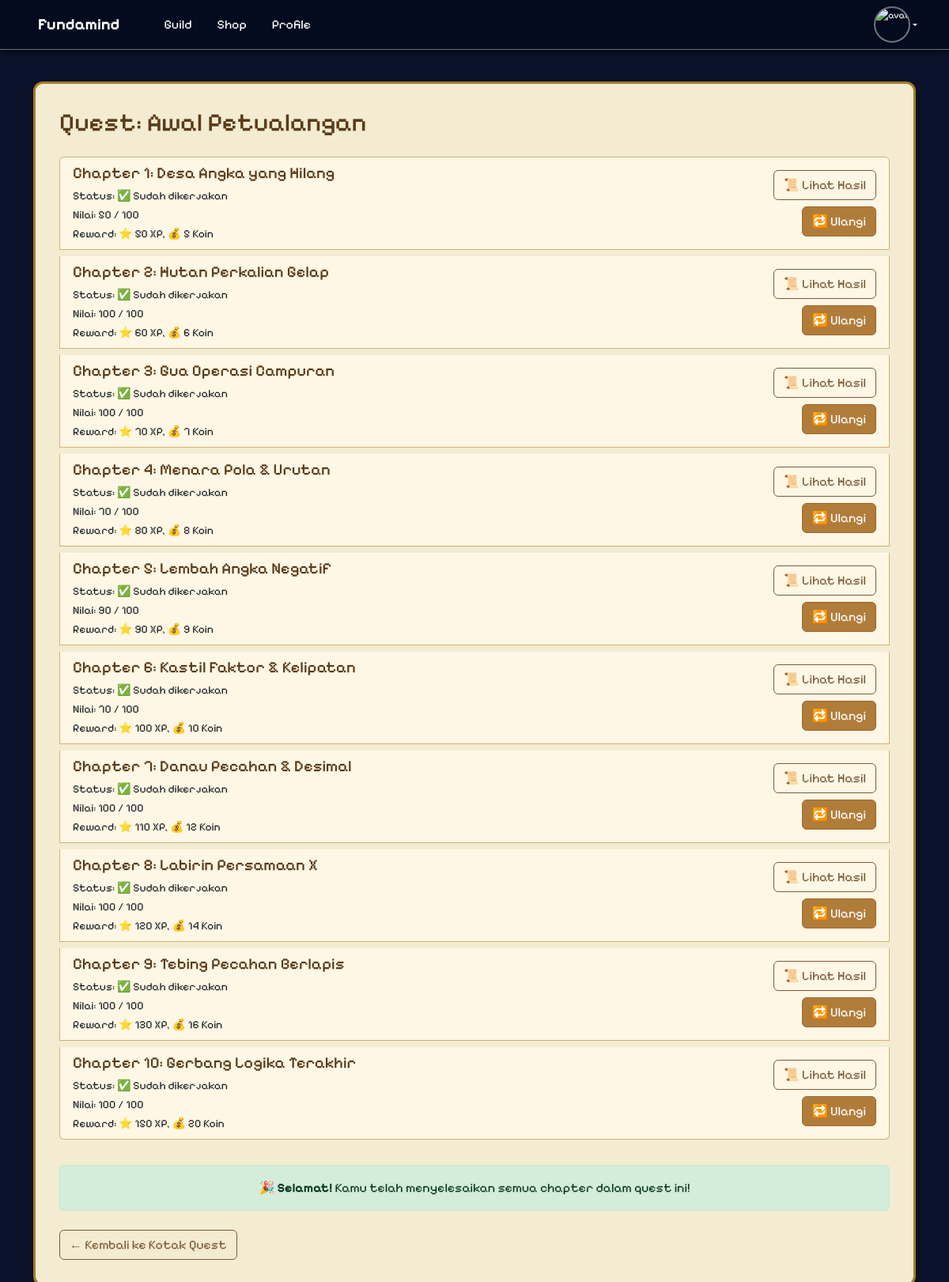
Screenshot of /pages/quest_chapter.php?id=1 (signed in) with the database file from the repository.
### tables this page shows
CREATE TABLE `quests` (
  `id_quest` int NOT NULL,
  `judul` varchar(100) NOT NULL,
  `deskripsi` text,
  `kategori` enum('story','challenge','boss_battle') NOT NULL,
  `xp_reward` int DEFAULT '0',
  `coin_reward` int DEFAULT '0',
  `gambar_icon` varchar(255) DEFAULT NULL,
  `tersedia` tinyint(1) DEFAULT '1',
  `mulai_event` date DEFAULT NULL,
  `akhir_event` date DEFAULT NULL
);

CREATE TABLE `quest_chapters` (
  `id_chapter` int NOT NULL,
  `id_quest` int NOT NULL,
  `nomor_chapter` int NOT NULL,
  `judul_chapter` varchar(100) NOT NULL,
  `deskripsi` text,
  `coin_reward` int DEFAULT '0',
  `xp_reward` int DEFAULT '0'
);

CREATE TABLE `user_chapter_progress` (
  `id_progress` int NOT NULL,
  `id_user` int NOT NULL,
  `id_chapter` int NOT NULL,
  `nilai` int DEFAULT '0',
  `sudah_selesai` tinyint(1) DEFAULT '0',
  `waktu_selesai` datetime DEFAULT CURRENT_TIMESTAMP,
  `xp_didapat` int DEFAULT '0',
  `coin_didapat` int DEFAULT '0',
  `xp_replay_reward` int DEFAULT '0',
  `coin_replay_reward` int DEFAULT '0'
);

### pages/quest_chapter.php (the view, shortened to what this page needs)
<?php
include 'db.php';
$user_id = $_SESSION['user_id'];
$quest_id = $_GET['id'] ?? $_GET['id_quest'] ?? 0;
$quest_result = mysqli_query($koneksi, "SELECT * FROM quests WHERE id_quest = $quest_id LIMIT 1");
$quest = mysqli_fetch_assoc($quest_result);
$chapters = mysqli_query($koneksi, "SELECT * FROM quest_chapters WHERE id_quest = $quest_id ORDER BY nomor_chapter ASC");
$progress_data = [];
$progress_query = mysqli_query($koneksi, "SELECT * FROM user_chapter_progress WHERE id_user = $user_id AND id_progress = $quest_id");
while ($row = mysqli_fetch_assoc($progress_query)) {
    $progress_data[$row['id_chapter']] = $row;
}
$total_chapters = mysqli_num_rows($chapters);
mysqli_data_seek($chapters, 0);
$completed_chapters = 0;
while ($ch = mysqli_fetch_assoc($chapters)) {
    $cid = $ch['id_chapter'];
    if (isset($progress_data[$cid]) && $progress_data[$cid]['sudah_selesai'] == 1) {
        $completed_chapters++;
    }
}
$all_done = $completed_chapters >= $total_chapters;
mysqli_data_seek($chapters, 0);
?>
<!DOCTYPE html>
<html lang="id">
<head>
    <link href="https://cdn.jsdelivr.net/npm/bootstrap@5.3.3/dist/css/bootstrap.min.css" rel="stylesheet">
    <link rel="stylesheet" href="../assets/css/navbar.css" />
</head>
<body>
<?php include 'includes/navbar.php'; ?>
<div class="container mt-5">
    <div class="scroll-box">
        <h2 class="mb-4">Quest: <?= htmlspecialchars($quest['judul']) ?></h2>
        <div class="list-group">
            <?php
            $chapter_index = 0;
            $next_chapter_found = false;
            while ($chapter = mysqli_fetch_assoc($chapters)):
                $chapter_index++;
                $chapter_id = $chapter['id_chapter'];
                $user_progress = $progress_data[$chapter_id] ?? null;
                $is_done = $user_progress && $user_progress['sudah_selesai'] == 1;
            ?>
                <div class="list-group-item d-flex justify-content-between align-items-center mb-2">
                    <div>
                        <h5 class="mb-1">Chapter <?= $chapter_index ?>: <?= htmlspecialchars($chapter['judul_chapter']) ?></h5>
                        <small>Status: <?= $is_done ? '✅ Sudah dikerjakan' : '🕓 Belum dikerjakan' ?></small><br>
                        <?php if ($is_done): ?>
                            <small>Nilai: <?= $user_progress['nilai'] ?> / 100</small><br>
                        <?php endif; ?>
                        <small>Reward: ⭐ <?= $chapter['xp_reward'] ?> XP, 💰 <?= $chapter['coin_reward'] ?> Koin</small>
                    </div>
                    <div class="d-flex flex-column align-items-end gap-2">
                        <?php if (!$is_done && !$next_chapter_found && !$all_done): ?>
                            <a href="quest_play.php?id_chapter=<?= $chapter_id ?>" class="btn btn-primary">▶️ Lanjutkan</a>
                            <?php $next_chapter_found = true; ?>
                        <?php elseif ($is_done): ?>
                            <a href="quest_result.php?id_chapter=<?= $chapter_id ?>" class="btn btn-outline-secondary">📜 Lihat Hasil</a>
                            <a href="quest_play.php?id_chapter=<?= $chapter_id ?>&replay=1" class="btn btn-primary">🔁 Ulangi</a>
                        <?php else: ?>
                            <button class="btn btn-secondary" disabled>🔒 Belum Dibuka</button>
                        <?php endif; ?>
                    </div>
                </div>
            <?php endwhile; ?>
        </div>
        <?php if ($all_done): ?>
            <div class="alert alert-success mt-4 text-center">
                🎉 <strong>Selamat!</strong> Kamu telah menyelesaikan semua chapter dalam quest ini!
            </div>
        <?php endif; ?>
        <div class="mt-4">
            <a href="quest_box.php" class="btn btn-outline-secondary">← Kembali ke Kotak Quest</a>
        </div>
    </div>
</div>
</body>
</html>

### pages/quest_chapter.php (style rules this page uses)
body { font-family: "PixelifySans", sans-serif; background-color: #0b122b; color: white; background-image: url("../assets/images/guild_background_1440x1024.png"); background-size: cover; background-position: center; padding-top: 55px; }
.scroll-box { background: rgba(255, 248, 220, 0.95); border: 3px solid #a37c27; border-radius: 12px; padding: 30px; box-shadow: 0 4px 12px rgba(0, 0, 0, 0.3); }
.list-group-item { background-color: #fef7e5; border: 1px solid #d4b070; }
.btn-primary { background-color: #b07c3a; border-color: #a0672a; }
.btn-outline-secondary { border-color: #7b5c3a; color: #7b5c3a; }
.alert-success { background-color: #d4edda; border-color: #c3e6cb; }
h2, h5 { color: #5a3b1a; }

### rows the page displays
quests: judul "Awal Petualangan"
quest_chapters: judul_chapter "Desa Angka yang Hilang", shows "✅ Sudah dikerjakan", id_chapter.nilai "50", xp_reward "50", coin_reward "5"
quest_chapters: judul_chapter "Hutan Perkalian Gelap", shows "✅ Sudah dikerjakan", id_chapter.nilai "100", xp_reward "60", coin_reward "6"
quest_chapters: judul_chapter "Gua Operasi Campuran", shows "✅ Sudah dikerjakan", id_chapter.nilai "100", xp_reward "70", coin_reward "7"
quest_chapters: judul_chapter "Menara Pola & Urutan", shows "✅ Sudah dikerjakan", id_chapter.nilai "70", xp_reward "80", coin_reward "8"
quest_chapters: judul_chapter "Lembah Angka Negatif", shows "✅ Sudah dikerjakan", id_chapter.nilai "90", xp_reward "90", coin_reward "9"
quest_chapters: judul_chapter "Kastil Faktor & Kelipatan", shows "✅ Sudah dikerjakan", id_chapter.nilai "70", xp_reward "100", coin_reward "10"
quest_chapters: judul_chapter "Danau Pecahan & Desimal", shows "✅ Sudah dikerjakan", id_chapter.nilai "100", xp_reward "110", coin_reward "12"
quest_chapters: judul_chapter "Labirin Persamaan X", shows "✅ Sudah dikerjakan", id_chapter.nilai "100", xp_reward "120", coin_reward "14"
quest_chapters: judul_chapter "Tebing Pecahan Berlapis", shows "✅ Sudah dikerjakan", id_chapter.nilai "100", xp_reward "130", coin_reward "16"
quest_chapters: judul_chapter "Gerbang Logika Terakhir", shows "✅ Sudah dikerjakan", id_chapter.nilai "100", xp_reward "150", coin_reward "20"
